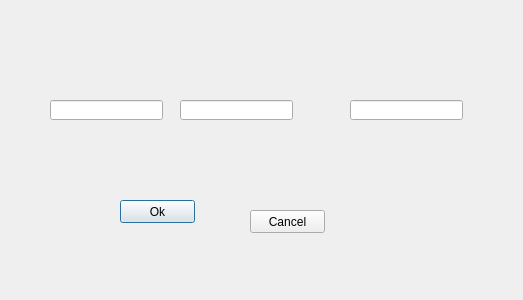
<?xml version="1.0" encoding="UTF-8"?>
<ui version="4.0">
 <class>AddResource</class>
 <widget class="QDialog" name="AddResource">
  <property name="geometry">
   <rect>
    <x>0</x>
    <y>0</y>
    <width>523</width>
    <height>300</height>
   </rect>
  </property>
  <property name="windowTitle">
   <string>Dialog</string>
  </property>
  <widget class="QLineEdit" name="lineEdit">
   <property name="geometry">
    <rect>
     <x>50</x>
     <y>100</y>
     <width>113</width>
     <height>20</height>
    </rect>
   </property>
  </widget>
  <widget class="QLineEdit" name="lineEdit_2">
   <property name="geometry">
    <rect>
     <x>180</x>
     <y>100</y>
     <width>113</width>
     <height>20</height>
    </rect>
   </property>
  </widget>
  <widget class="QLineEdit" name="lineEdit_3">
   <property name="geometry">
    <rect>
     <x>350</x>
     <y>100</y>
     <width>113</width>
     <height>20</height>
    </rect>
   </property>
  </widget>
  <widget class="QPushButton" name="okButton">
   <property name="geometry">
    <rect>
     <x>120</x>
     <y>200</y>
     <width>75</width>
     <height>23</height>
    </rect>
   </property>
   <property name="text">
    <string>Ok</string>
   </property>
  </widget>
  <widget class="QPushButton" name="cancelButton">
   <property name="geometry">
    <rect>
     <x>250</x>
     <y>210</y>
     <width>75</width>
     <height>23</height>
    </rect>
   </property>
   <property name="text">
    <string>Cancel</string>
   </property>
  </widget>
 </widget>
 <resources/>
 <connections/>
</ui>
